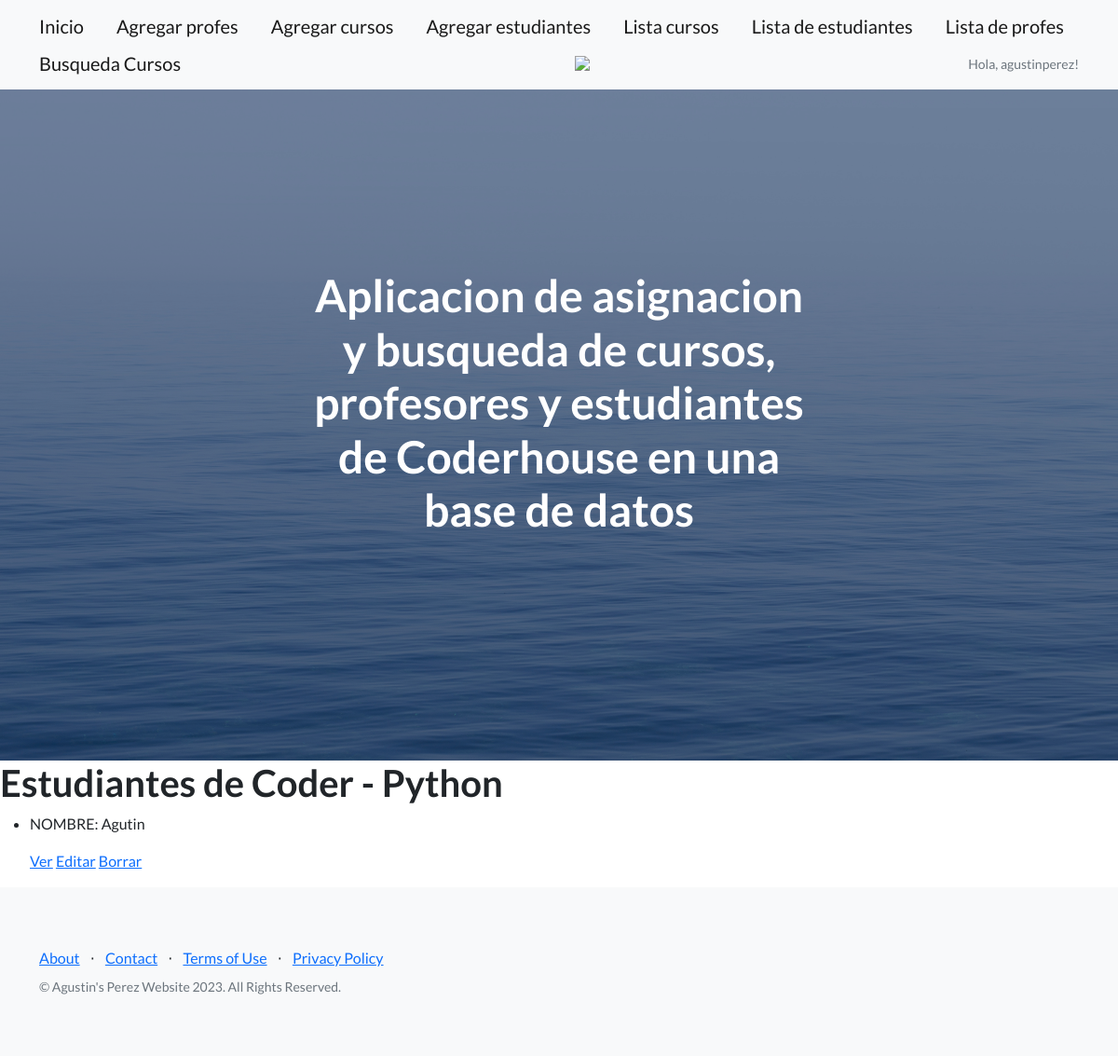
Before: /AppCoder/estudiante/list (signed in) with the older database file.
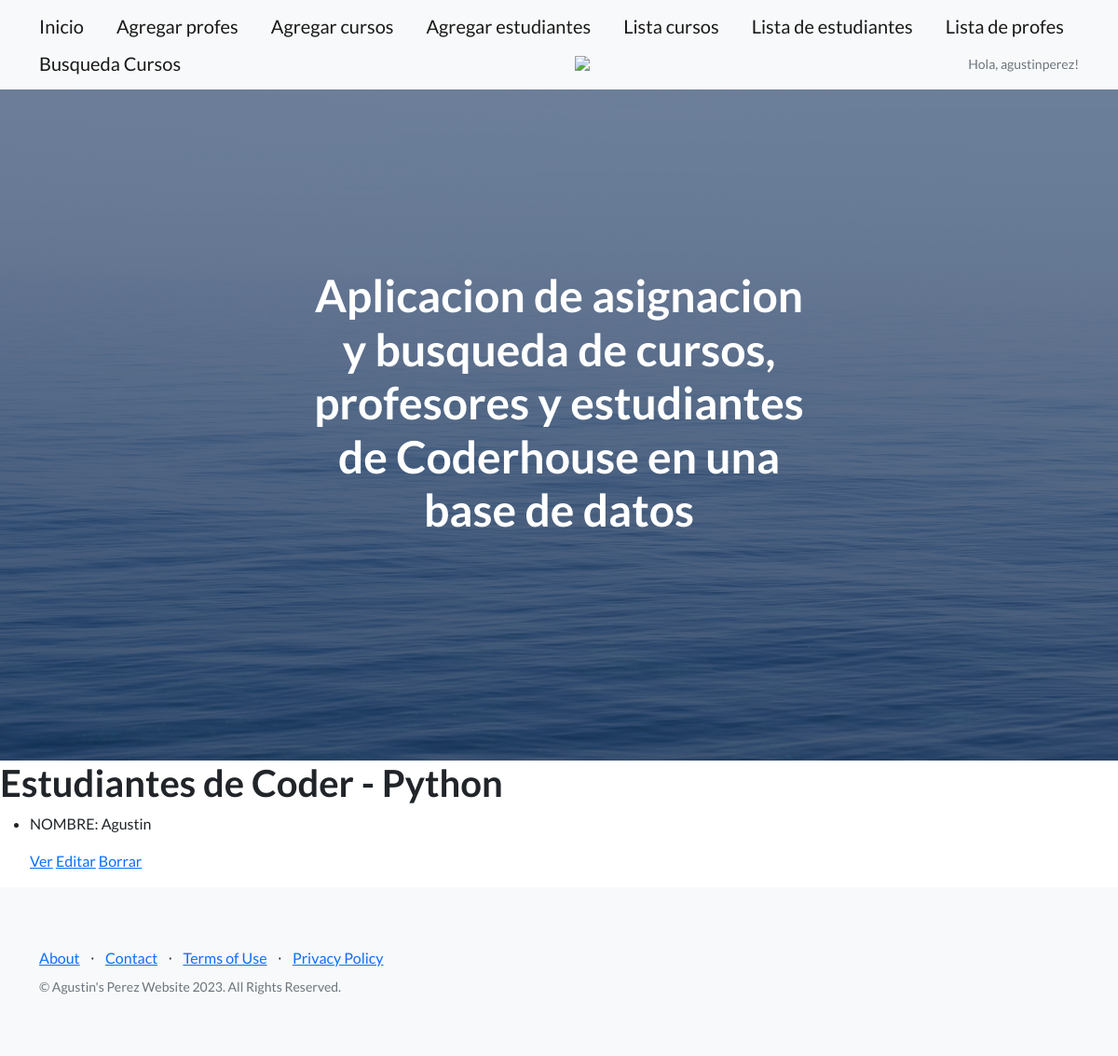
After: the same page with the newer database file.
### AppCoder/models.py (models this page shows, shortened)
class Estudiante(models.Model):
    nombre = models.CharField(max_length=30)
    apellido = models.CharField(max_length=30)

### AppCoder/views.py (the view)
# urls.py: path('estudiante/list', views.EstudianteList.as_view(),name = 'estudianteList'),
class EstudianteList(ListView):
      model = Estudiante
      template_name = "AppCoder/estudiante_list.html"

### AppCoder/templates/AppCoder/estudiante_list.html (shortened to what this page needs)
{% extends "AppCoder/padre.html" %}
{% load static %}
{% block contenidoQueCambia %}
</head>
<body>
    <h1>Estudiantes de Coder - Python</h1>
    <ul>
        {% for estudiante in object_list %}
        <li>
            <p>NOMBRE: {{estudiante.nombre}}</p>
            <p>
                <a href = "{% url 'estudianteDetail' estudiante.id %}">Ver</a>
                <a href = "{% url 'estudianteEdit' estudiante.id %}">Editar</a>
                <a href = "{% url 'estudianteDelete' estudiante.id %}">Borrar</a>
            </p>
        </li>
        {% endfor %}
    </ul>
</body>
{% endblock %}

Changed rows visible on the page:
changed Estudiante: nombre "Agutin" → "Agustin"
